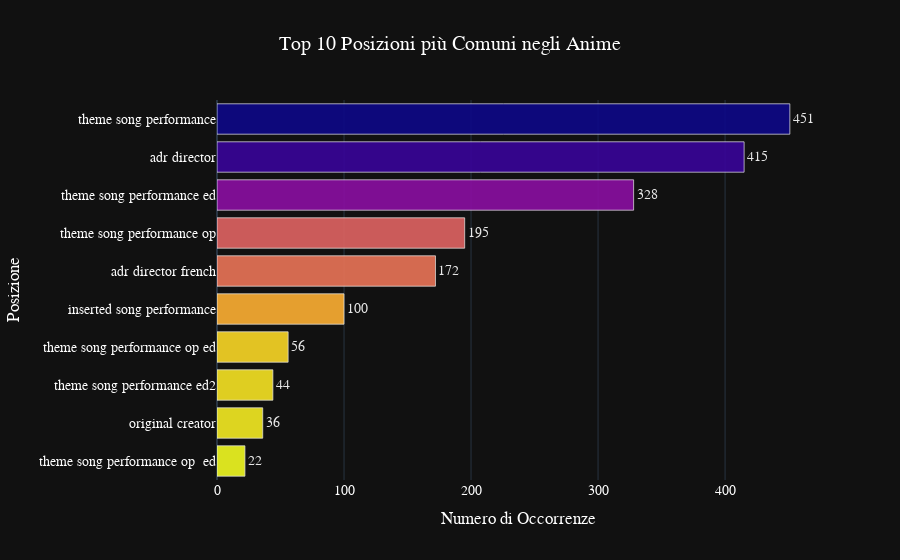

Notebook code cell kept with this figure:
### Markdown cell above
## Chi c'è dietro la realizzazione di un anime?
Vogliamo anaalizzare più approfonditamente chi sono le persone che lavorano alla realizzazione dei contenuti, di cosa si occupano dove vivono, quanti anni hanno e via dicendo.
Partiamo analizzando quali sono i **ruoli** necessari alla produzione di un anime:

### Code cell
# 1. Preparazione dei dati: ottieni le prime 10 posizioni
top_positions = personVW_df['position'].value_counts().head(10).reset_index()
top_positions.columns = ['Posizione', 'Conteggio']

# Ordina i dati per il conteggio in modo decrescente, così le barre sono ordinate
top_positions = top_positions.sort_values('Conteggio', ascending=True)

# 2. Creazione del grafico a barre orizzontali moderno
fig = px.bar(
    top_positions, 
    y='Posizione',               # L'asse Y avrà le posizioni
    x='Conteggio',               # L'asse X avrà i conteggi
    text='Conteggio',            # Mostra il numero accanto alle barre
    orientation='h',             # Rendi le barre orizzontali
    color='Conteggio',           # Colora le barre in base al valore
    color_continuous_scale=px.colors.sequential.Plasma_r, # Una palette moderna (sfumature calde)
    template='plotly_dark',      # Sfondo scuro per un look moderno
    title='Top 10 Posizioni più Comuni negli Anime'
)

# 3. Rifiniture di design per un look pulito e interattivo
fig.update_layout(
    xaxis_title="Numero di Occorrenze",
    yaxis_title="Posizione",
    font=dict(family="Arial", size=14, color="white"), # Testo bianco per contrasto
    title_x=0.5,                                      # Centra il titolo
    coloraxis_showscale=False                         # Nascondi la legenda del colore per pulizia
)

# Aggiorna le tracce per un effetto "glassmorphism" o "soft"
fig.update_traces(
    textposition='outside',                           # Metti il testo fuori dalle barre
    marker_line_color='rgba(255,255,255,0.7)',        # Bordo leggero e semi-trasparente
    marker_line_width=1,
    opacity=0.9,
    hovertemplate="<b>%{y}</b><br>Occorrenze: %{x}<extra></extra>" # Testo personalizzato al hover
)

fig.show()

### Figure 1 — Plotly figure (JSON) as saved in the notebook; plotly's stock layout.template omitted (floating-point values rounded to 4 significant figures)
{"data": [{"hovertemplate": "<b>%{y}</b><br>Occorrenze: %{x}<extra></extra>", "legendgroup": "", "marker": {"color": [22, 36, 44, 56, 100, 172, 195, 328, 415, 451], "coloraxis": "coloraxis", "line": {"color": "rgba(255,255,255,0.7)", "width": 1}, "pattern": {"shape": ""}}, "name": "", "opacity": 0.9, "orientation": "h", "showlegend": false, "text": [22.0, 36.0, 44.0, 56.0, 100.0, 172.0, 195.0, 328.0, 415.0, 451.0], "textposition": "outside", "type": "bar", "x": [22, 36, 44, 56, 100, 172, 195, 328, 415, 451], "xaxis": "x", "y": ["theme song performance op  ed", "original creator", "theme song performance ed2", "theme song performance op ed", "inserted song performance", "adr director french", "theme song performance op", "theme song performance ed", "adr director", "theme song performance"], "yaxis": "y"}], "layout": {"barmode": "relative", "coloraxis": {"colorbar": {"title": {"text": "Conteggio"}}, "colorscale": [[0, "#f0f921"], [0.1111, "#fdca26"], [0.2222, "#fb9f3a"], [0.3333, "#ed7953"], [0.4444, "#d8576b"], [0.5556, "#bd3786"], [0.6667, "#9c179e"], [0.7778, "#7201a8"], [0.8889, "#46039f"], [1, "#0d0887"]], "showscale": false}, "font": {"color": "white", "family": "Arial", "size": 14}, "legend": {"tracegroupgap": 0}, "title": {"text": "Top 10 Posizioni più Comuni negli Anime", "x": 0.5}, "xaxis": {"anchor": "y", "domain": [0, 1], "title": {"text": "Numero di Occorrenze"}}, "yaxis": {"anchor": "x", "domain": [0, 1], "title": {"text": "Posizione"}}}}
